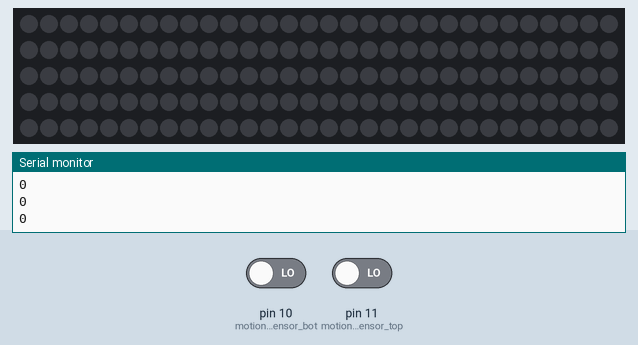
Simulated run of this sketch. Board: Arduino Uno, built with avr-gcc and run on an emulated ATmega328P. Shown: 150 RGB LEDs in strip order, left to right, continuing on the next row, the last lines printed to the serial monitor. Inputs (shaded band) come from the test bench; at power-on: pin 11 (motion_sensor_top) LOW, pin 10 (motion_sensor_bot) LOW. Dim RGB values are drawn brighter than linear.

Above: at 1.2 s.
1.3 s: pin 11 (motion_sensor_top) driven HIGH
At 6.6 s:
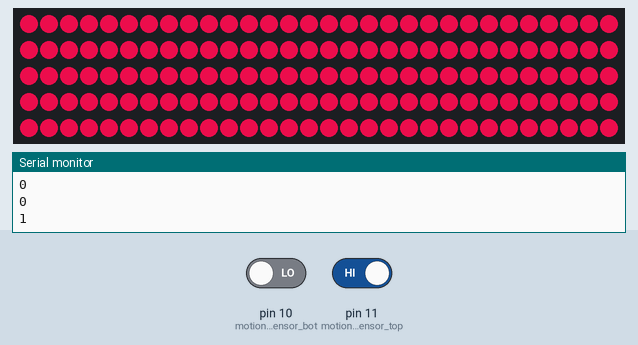
At 36.97 s:
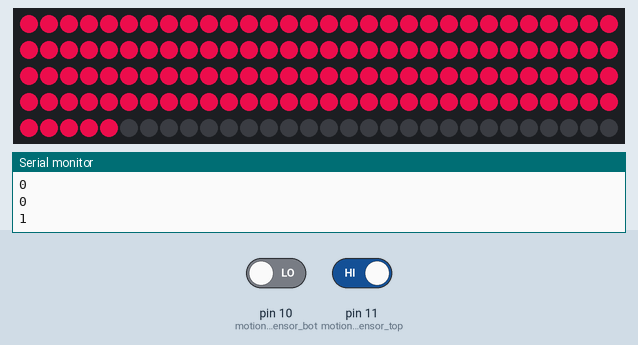
Timing chart, 0 to 37.6 s (numbered marks = the images above; inputs shaded):
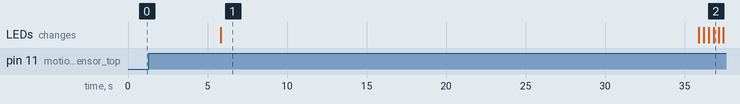

The sketch:

ScrollingMotionSensingLEDSusbBest.ino
```cpp
/*
   T3chFlicks - Motion Sensing Under Bed Lighting
   Free to use and distribute.
   Find the tutorial and parts list at https://t3chflicks.com/shop/kit/motion-sensing-under-bed-lights/
*/

#include "FastLED.h"
#define LED_DATA_PIN 9
#define NUM_LEDS 150
CRGB leds[NUM_LEDS];

int hues = 235; // color number betwen 0 and 255. 235 looks like mellow light
int saturation = 200; // between 0 and 255. 0 is pure white
int numberOfScrolls = 1;
int onTime = 30;  // (20 - (2*numberOfScrolls))*1000;
int scrollSize = 5; // bigger numbers are slower

int motion_sensor_bot = 10;
int motion_sensor_top = 11;
int fadeTimeDiff = 1;
float scrollTime = 1;
int bright = 0;

void setup() {
  FastLED.addLeds<WS2811, LED_DATA_PIN, BRG>(leds, NUM_LEDS);
  pinMode(motion_sensor_bot, INPUT);
  pinMode(motion_sensor_top, INPUT);
  //pinMode(motion_sensor_front, INPUT);
  Serial.begin(9600);
}

void loop() {
  Serial.println(digitalRead(motion_sensor_bot));
  Serial.println(digitalRead(motion_sensor_top));
  if (digitalRead(motion_sensor_bot) == 1) {// || digitalRead(motion_sensor_right) == 1) || digitalRead(motion_sensor_front) == 1) {
    scrollUp();
    delay(onTime*1000);
    scrollUpOut();
    //fadeOut();
  }
  else if (digitalRead(motion_sensor_top) == 1) {
    scrollDown();
    delay(onTime*1000);
    scrollDownOut();
    //fadeOut();
  }
}

void scrollUp() {
  for (int l = 0; l < numberOfScrolls; l ++) {
    for (int i = 0; i < NUM_LEDS+scrollSize; i ++) {
      delay(float(scrollTime/(NUM_LEDS)));
      for(int j = 0; j < scrollSize; j++) {
        if ((i-j) > 0 && (i-j-1) < NUM_LEDS) {
          bright = (254/scrollSize)*(j+1);
          leds[i-j-1] = CHSV(hues, saturation, bright);
          FastLED.show();
        }
      }
    }
  }
}


void scrollUpOut() {
  for (int i = 0; i < NUM_LEDS; i ++) {
    delay(float(scrollTime*5000/(NUM_LEDS)));
    leds[i] = CHSV(hues, 200, 0);
    FastLED.show();
  }
}

void scrollDown() {
  for (int l = 0; l < numberOfScrolls; l ++) {
    for (int i = 0; i < NUM_LEDS+scrollSize; i ++) {
      delay(float(scrollTime/(NUM_LEDS)));
      for(int j = 0; j < scrollSize; j++) {
        if ((i-j) > 0 && (i-j-1) < NUM_LEDS) {
          bright = (254/scrollSize)*(j+1);
          leds[150-(i-j)] = CHSV(hues, saturation, bright);
          FastLED.show();
        }
      }
    }
  }
}

void scrollDownOut() {
  for (int i = 0; i < NUM_LEDS; i ++) {
    delay(float(scrollTime*5000/(NUM_LEDS)));
    leds[149 - i] = CHSV(hues, 200, 0);
    FastLED.show();
  }
}

void resetLEDs() {
  for (int led = 0; led < NUM_LEDS; led++) {
    leds[led] = CHSV( 255, 200, 0);
  }
}

void fadeOut() {
  Serial.println("fadeout");
  for (int led = 0; led < NUM_LEDS; led++) {
    leds[led] = CHSV( hues, saturation, 0);
  }
  FastLED.show();
  /*
  for (int b = 255; b > 0; b -= 2) {
    leds[b] = CHSV( hues, 200, 255 - b);
    //delay(fadeTimeDiff);
    FastLED.show();
  }*/
}
```

Measured:
- after the input at 1.3 s, the LEDs: change after 4.5 s (image 1)
